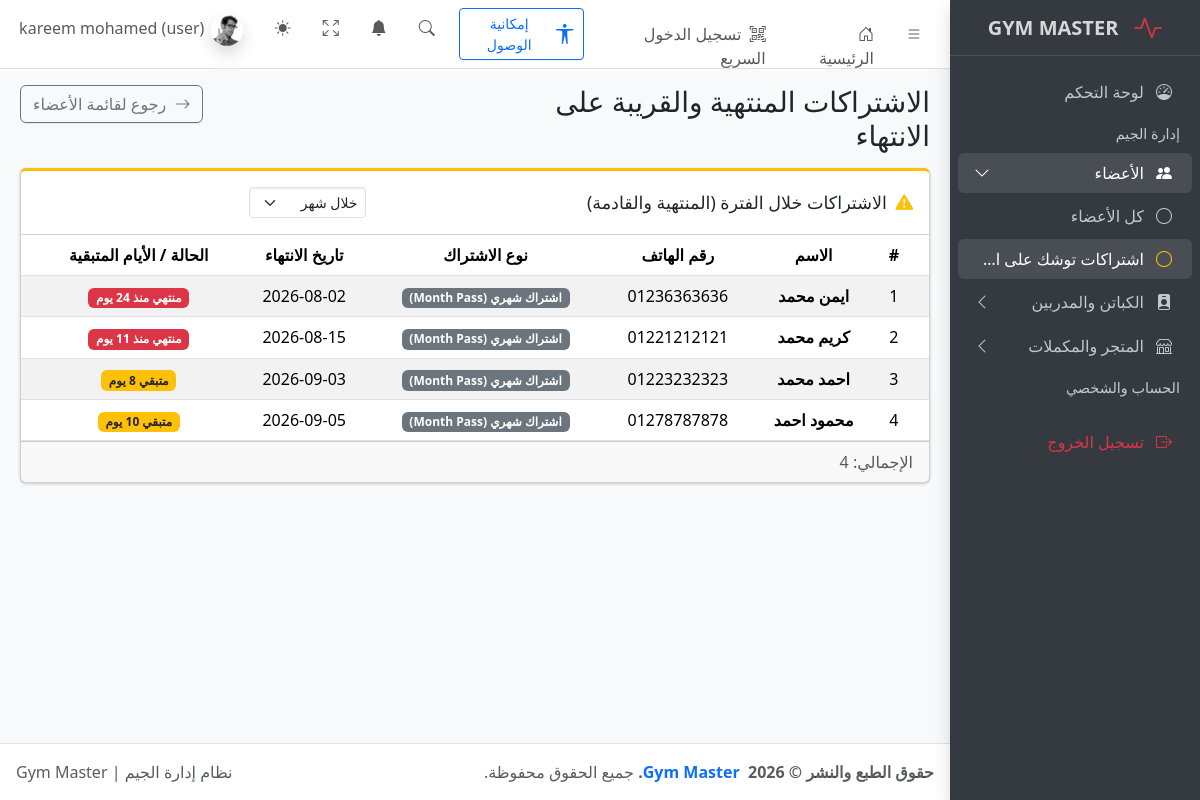
Page /expiring.php (signed in) on the committed database.
### tables this page shows
CREATE TABLE `members` (
  `id` int(11) NOT NULL,
  `full_name` varchar(100) NOT NULL,
  `phone` varchar(20) NOT NULL,
  `email` varchar(150) DEFAULT NULL,
  `address` varchar(255) DEFAULT NULL,
  `gender` enum('male','female') NOT NULL DEFAULT 'male',
  `birth_date` date DEFAULT NULL,
  `join_date` date NOT NULL,
  `notes` text DEFAULT NULL,
  `created_at` timestamp NOT NULL DEFAULT current_timestamp(),
  `membership_type` varchar(50) DEFAULT NULL,
  `subscription_start` date DEFAULT NULL,
  `subscription_end` date DEFAULT NULL,
  `status` varchar(20) DEFAULT 'active'
);

### expiring.php (the view, shortened to what this page needs)
<?php
require_once __DIR__ . '/config/db.php';
$days = isset($_GET['days']) && ctype_digit($_GET['days']) ? (int)$_GET['days'] : 30;
try {
    $stmt = $pdo->prepare("
        SELECT m.*,
               s.end_date AS subscription_end,
               p.name AS membership_type,
               DATEDIFF(s.end_date, CURDATE()) AS days_left
        FROM members m
        JOIN subscriptions s ON m.id = s.member_id
        LEFT JOIN packages p ON s.package_id = p.id
        WHERE s.id = (
            SELECT MAX(s2.id)
            FROM subscriptions s2
            WHERE s2.member_id = m.id
        )
        AND DATEDIFF(s.end_date, CURDATE()) <= ?
        ORDER BY s.end_date ASC
    ");
    $stmt->execute([$days]);
    $expiringMembers = $stmt->fetchAll();
} catch (Exception $e) {
    $expiringMembers = [];
}
require_once __DIR__ . '/includes/header.php';
require_once __DIR__ . '/includes/sidebar.php';
?>
<main class="app-main">
    <div class="app-content-header">
        <div class="container-fluid">
            <div class="row">
                <div class="col-sm-6">
                    <h3 class="mb-0">الاشتراكات المنتهية والقريبة على الانتهاء</h3>
                </div>
                <div class="col-sm-6 text-end">
                    <a href="./members.php" class="btn btn-outline-secondary">
                        <i class="bi bi-arrow-right me-1"></i> رجوع لقائمة الأعضاء
                    </a>
                </div>
            </div>
        </div>
    </div>
    <div class="app-content">
        <div class="container-fluid">
            <div class="card card-outline card-warning">
                <div class="card-header d-flex justify-content-between align-items-center">
                    <h3 class="card-title">
                        <i class="bi bi-exclamation-triangle-fill text-warning me-1"></i>
                        الاشتراكات خلال الفترة (المنتهية والقادمة)
                    </h3>
                    <div class="card-tools">
                        <select class="form-select form-select-sm" onchange="location = this.value;">
                            <option value="expiring.php?days=30" <?= $days == 30 ? 'selected' : '' ?>>خلال شهر</option>
                        </select>
                    </div>
                </div>
                <div class="card-body p-0">
                    <table class="table table-striped table-hover m-0 text-center">
                        <thead>
                            <tr>
                                <th>#</th>
                                <th>الاسم</th>
                                <th>رقم الهاتف</th>
                                <th>نوع الاشتراك</th>
                                <th>تاريخ الانتهاء</th>
                                <th>الحالة / الأيام المتبقية</th>
                            </tr>
                        </thead>
                        <tbody>
                            <?php if (!empty($expiringMembers)): ?>
                                <?php foreach ($expiringMembers as $index => $member):
                                    $daysLeft = (int)$member['days_left'];
                                    $isExpired = $daysLeft < 0;
                                ?>
                                    <tr>
                                        <td><?= $index + 1 ?></td>
                                        <td class="fw-bold"><?= htmlspecialchars($member['full_name']) ?></td>
                                        <td><?= htmlspecialchars($member['phone']) ?></td>
                                        <td><span class="badge bg-secondary"><?= htmlspecialchars($member['membership_type'] ?? 'اشتراك') ?></span></td>
                                        <td><?= htmlspecialchars($member['subscription_end']) ?></td>
                                        <td>
                                            <?php if ($isExpired): ?>
                                                <span class="badge bg-danger">
                                                    منتهي منذ <?= abs($daysLeft) ?> يوم
                                                </span>
                                            <?php elseif ($daysLeft === 0): ?>
                                                <span class="badge bg-warning text-dark">
                                                    ينتهي اليوم!
                                                </span>
                                            <?php else: ?>
                                                <span class="badge bg-warning text-dark">
                                                    متبقي <?= $daysLeft ?> يوم
                                                </span>
                                            <?php endif; ?>
                                        </td>
                                    </tr>
                                <?php endforeach; ?>
                            <?php endif; ?>
                        </tbody>
                    </table>
                </div>
                <div class="card-footer text-muted">
                    الإجمالي: <?= count($expiringMembers) ?>
                </div>
            </div>
        </div>
    </div>
</main>
<?php require_once __DIR__ . '/includes/footer.php'; ?>

### rows in the picture
members: full_name "ايمن محمد", phone "01236363636", membership_type "اشتراك شهري (Month Pass)", subscription_end "2026-08-02", daysLeft "24"
members: full_name "كريم محمد", phone "01221212121", membership_type "اشتراك شهري (Month Pass)", subscription_end "2026-08-15", daysLeft "11"
members: full_name "احمد محمد", phone "01223232323", membership_type "اشتراك شهري (Month Pass)", subscription_end "2026-09-03", daysLeft "8"
members: full_name "محمود احمد", phone "01278787878", membership_type "اشتراك شهري (Month Pass)", subscription_end "2026-09-05", daysLeft "10"

### other values in the picture
$displayName "kareem mohamed"
$displayRole "user"
count($expiringMembers) "4"
